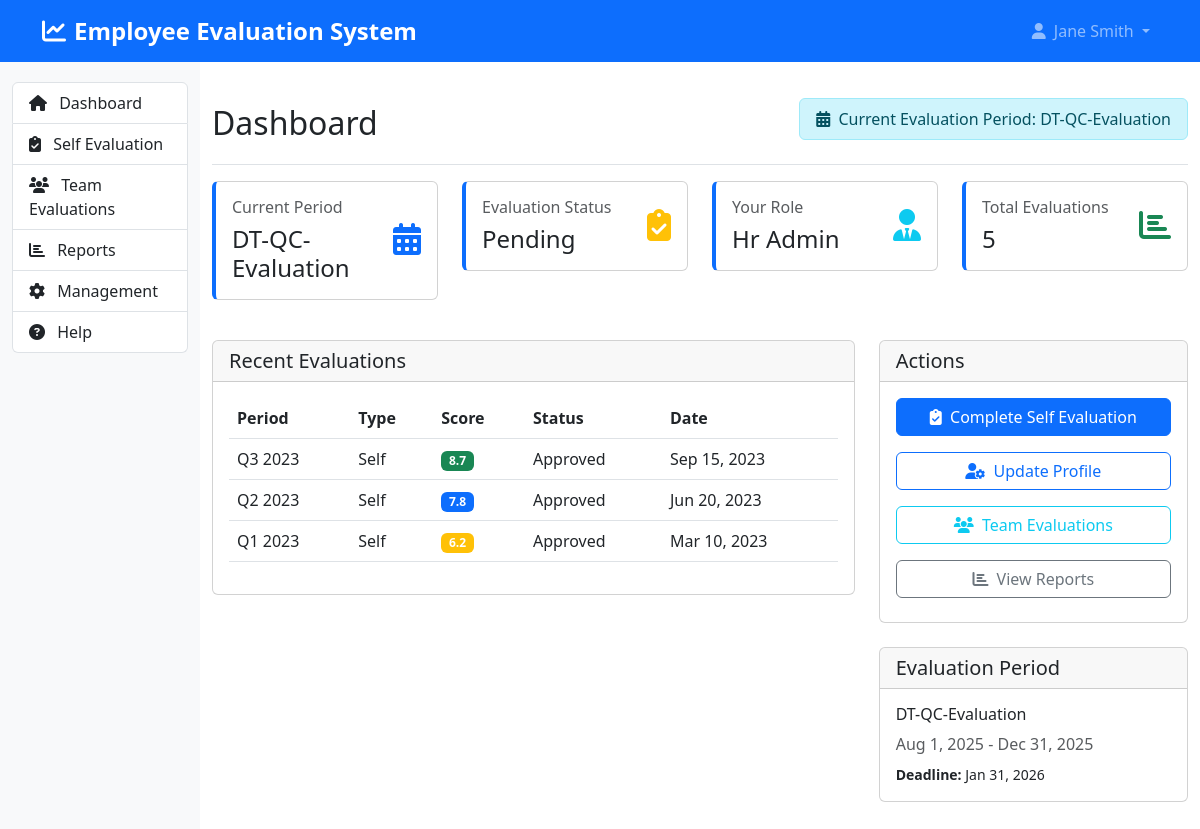
Page /index2.php (signed in) on the committed database.
### tables this page shows
CREATE TABLE `evaluation_periods` (
  `period_id` int NOT NULL,
  `period_name` varchar(50) NOT NULL,
  `start_date` date NOT NULL,
  `end_date` date NOT NULL,
  `evaluation_deadline` date DEFAULT NULL,
  `period_type` enum('monthly','quarterly','bi_annual','annual') NOT NULL,
  `is_active` tinyint(1) DEFAULT '1',
  `created_at` timestamp NULL DEFAULT CURRENT_TIMESTAMP,
  `updated_at` timestamp NULL DEFAULT CURRENT_TIMESTAMP ON UPDATE CURRENT_TIMESTAMP
);

### index2.php (the view, shortened to what the rows shown need)
<?php
$host = 'localhost';
$dbname = 'employee_evaluation_system';
$username = 'root';
$password = 'admin@123';
try {
    $pdo = new PDO("mysql:host=$host;dbname=$dbname", $username, $password);
    $pdo->setAttribute(PDO::ATTR_ERRMODE, PDO::ERRMODE_EXCEPTION);
} catch (PDOException $e) {
    die("Could not connect to the database: " . $e->getMessage());
}
function isLoggedIn() {
    return isset($_SESSION['user_id']);
}
function getCurrentEvaluationPeriod() {
    global $pdo;
    $stmt = $pdo->query("SELECT * FROM evaluation_periods WHERE is_active = 1 AND end_date >= CURDATE() ORDER BY start_date LIMIT 1");
    return $stmt->fetch(PDO::FETCH_ASSOC);
}
?>
<!DOCTYPE html>
<html lang="en">
<head>
    <link href="https://cdn.jsdelivr.net/npm/bootstrap@5.3.0/dist/css/bootstrap.min.css" rel="stylesheet">
    <link rel="stylesheet" href="https://cdnjs.cloudflare.com/ajax/libs/font-awesome/6.4.0/css/all.min.css">
</head>
<body>
    <div class="container-fluid">
        <div class="row">
            <div class="<?php echo isLoggedIn() ? 'col-md-9 col-lg-10' : 'col-12'; ?> main-content">
                <?php if (!isLoggedIn()): ?>
                <div class="row justify-content-center mt-5">
                    <div class="col-md-6 col-lg-4">
                        <div class="card shadow">
                            <div class="card-body p-5">
                                <h2 class="text-center mb-4">Login</h2>
                                <?php if (isset($error)): ?>
                                <div class="alert alert-danger"><?php echo $error; ?></div>
                                <?php endif; ?>
                                <form method="POST" action="">
                                    <div class="mb-3">
                                        <label for="username" class="form-label">Username</label>
                                        <div class="input-group">
                                            <span class="input-group-text"><i class="fas fa-user"></i></span>
                                            <input type="text" class="form-control" id="username" name="username" required>
                                        </div>
                                    </div>
                                    <div class="mb-3">
                                        <label for="password" class="form-label">Password</label>
                                        <div class="input-group">
                                            <span class="input-group-text"><i class="fas fa-lock"></i></span>
                                            <input type="password" class="form-control" id="password" name="password" required>
                                        </div>
                                    </div>
                                    <button type="submit" name="login" class="btn btn-primary w-100">Login</button>
                                </form>
                            </div>
                        </div>
                    </div>
                </div>
                <?php else: ?>
                <?php
                $period = getCurrentEvaluationPeriod();
                ?>
                <div class="d-flex justify-content-between flex-wrap flex-md-nowrap align-items-center pt-3 pb-2 mb-3 border-bottom">
                    <h1 class="h2">Dashboard</h1>
                    <div class="btn-toolbar mb-2 mb-md-0">
                        <?php if ($period): ?>
                        <div class="alert alert-info py-2">
                            <i class="fas fa-calendar-alt me-1"></i>
                            Current Evaluation Period: <?php echo $period['period_name']; ?>
                        </div>
                        <?php endif; ?>
                    </div>
                </div>
                <div class="row mb-4">
                    <div class="col-md-6 col-lg-3 mb-3">
                        <div class="card card-dashboard">
                            <div class="card-body">
                                <div class="d-flex justify-content-between">
                                    <div>
                                        <h6 class="card-title text-muted">Current Period</h6>
                                        <h4 class="card-text">
                                            <?php echo $period ? $period['period_name'] : 'None'; ?>
                                        </h4>
                                    </div>
                                </div>
                            </div>
                        </div>
                    </div>
                </div>
                <div class="row">
                    <div class="col-md-8 mb-4">
                        <div class="card">
                            <div class="card-body">
                                <div class="table-responsive">
                                    <table class="table table-hover">
                                        <thead>
                                            <tr>
                                                <th>Period</th>
                                                <th>Type</th>
                                                <th>Score</th>
                                                <th>Status</th>
                                                <th>Date</th>
                                            </tr>
                                        </thead>
                                    </table>
                                </div>
                            </div>
                        </div>
                    </div>
                    <div class="col-md-4 mb-4">
                        <?php if ($period): ?>
                        <div class="card mt-4">
                            <div class="card-header">
                                <h5 class="card-title mb-0">Evaluation Period</h5>
                            </div>
                            <div class="card-body">
                                <h6><?php echo $period['period_name']; ?></h6>
                                <p class="text-muted mb-2">
                                    <?php echo date('M j, Y', strtotime($period['start_date'])); ?> -
                                    <?php echo date('M j, Y', strtotime($period['end_date'])); ?>
                                </p>
                                <?php if ($period['evaluation_deadline']): ?>
                                <p class="small mb-0">
                                    <strong>Deadline:</strong>
                                    <?php echo date('M j, Y', strtotime($period['evaluation_deadline'])); ?>
                                </p>
                                <?php endif; ?>
                            </div>
                        </div>
                        <?php endif; ?>
                    </div>
                </div>
                <?php endif; ?>
            </div>
        </div>
    </div>
</body>
</html>

### rows in the picture
evaluation_periods: period_name "DT-QC-Evaluation", start_date "Aug 1, 2025", end_date "Dec 31, 2025", evaluation_deadline "Jan 31, 2026"

### other values in the picture
$_SESSION['first_name'] "Jane"
$_SESSION['last_name'] "Smith"
str_replace('_', ' ', getUserRole()) "Hr Admin"
